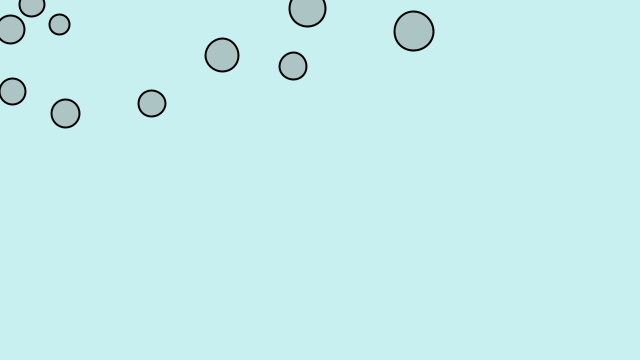
Frame 1 (no input)
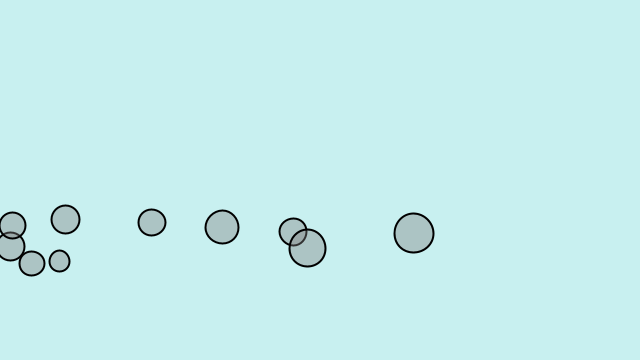
Frame 60 (the mouse pressed at the canvas centre just before this capture)
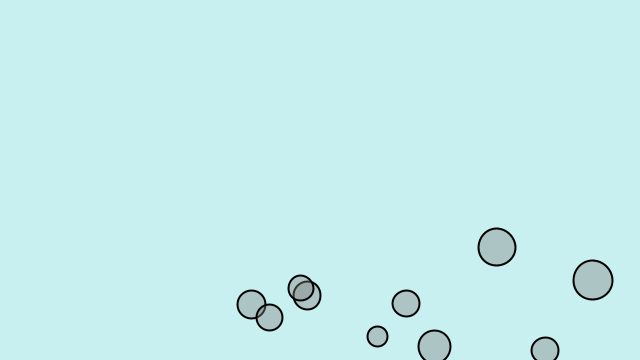
Frame 120 (the mouse held since frame 60 and released just before this capture)

The Processing sketch that drew these frames (run headless with seeded random() and noise(); from frame 60 on, the mouse is pressed at the canvas centre):

// Processing sketch: n2_1_forces
// ── n2_1_forces.pde
Mover[] movers;

void setup() {
  size(640, 360);
  movers = new Mover[10];
  for (int i = 0; i < movers.length; i++) {
    movers[i] = new Mover();
  }
}
void draw() {
  background(200, 240, 240);
  
  for (Mover m : movers) {
    PVector gravity = new PVector(0, 0.3);
    //multiply by mass so that it will cancel out in apply.Force
    gravity.mult(m.mass);
    m.applyForce(gravity);
    if (mousePressed) {
      PVector wind = new PVector(0.2, 0);
      m.applyForce(wind);
    }
    PVector drag = m.velocity.get();
    drag.normalize();
    drag.mult(-1);
    float c = 0.001;
    float speed = m.velocity.mag();
    drag.mult(c*speed*speed);
    m.applyForce(drag);
    
    m.update();
    m.bounce();
    m.display();
  }
}
// ── Mover.pde
class Mover {
  PVector location;
  PVector velocity;
  PVector acceleration;
  float mass;
  
  Mover() {
    location = new PVector(random(0, width), random(0, height/3));
    velocity = new PVector(0, 0);
    acceleration = new PVector(0, 0);
    mass = random(1, 2);
  }
  void applyForce(PVector force) {
    PVector f = PVector.div(force, mass);
    acceleration.add(f);
  }
  void update() {
    velocity.add(acceleration);
    location.add(velocity);
    //velocity.limit(10);
    acceleration.mult(0);
  }
  void bounce() {
    if (location.x > width) {
      location.x = width;
      velocity.x *= -1;
    } else if (location.x < 0) {
      location.x = 0;
      velocity.x *= -1;
    } if (location.y > height) {
      location.y = height;
      velocity.y *= -1;
    } else if (location.y < 0) {
      location.y = 0;
      velocity.y *= -1;
    }
  }
  void display() {
    stroke(0);
    strokeWeight(2);
    fill(127, 100);
    ellipse(location.x, location.y, mass*20, mass*20);
  }
}
